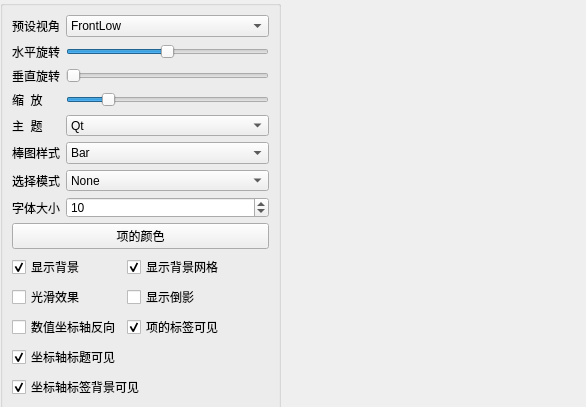
<?xml version="1.0" encoding="UTF-8"?>
<ui version="4.0">
 <class>MainWindow</class>
 <widget class="QMainWindow" name="MainWindow">
  <property name="geometry">
   <rect>
    <x>0</x>
    <y>0</y>
    <width>586</width>
    <height>407</height>
   </rect>
  </property>
  <property name="windowTitle">
   <string>MainWindow</string>
  </property>
  <widget class="QWidget" name="centralwidget">
   <widget class="QGroupBox" name="groupBox">
    <property name="geometry">
     <rect>
      <x>0</x>
      <y>0</y>
      <width>281</width>
      <height>411</height>
     </rect>
    </property>
    <property name="title">
     <string/>
    </property>
    <layout class="QVBoxLayout" name="verticalLayout">
     <item>
      <layout class="QGridLayout" name="gridLayout">
       <item row="0" column="0">
        <widget class="QLabel" name="label_5">
         <property name="text">
          <string>预设视角</string>
         </property>
         <property name="buddy">
          <cstring>comboCamera</cstring>
         </property>
        </widget>
       </item>
       <item row="0" column="1">
        <widget class="QComboBox" name="comboCamera">
         <item>
          <property name="text">
           <string>FrontLow</string>
          </property>
         </item>
         <item>
          <property name="text">
           <string>Front</string>
          </property>
         </item>
         <item>
          <property name="text">
           <string>FrontHigh</string>
          </property>
         </item>
         <item>
          <property name="text">
           <string>LeftLow</string>
          </property>
         </item>
         <item>
          <property name="text">
           <string>Left</string>
          </property>
         </item>
         <item>
          <property name="text">
           <string>LeftHigh</string>
          </property>
         </item>
         <item>
          <property name="text">
           <string>RightLow</string>
          </property>
         </item>
         <item>
          <property name="text">
           <string>Right</string>
          </property>
         </item>
         <item>
          <property name="text">
           <string>RightHigh</string>
          </property>
         </item>
         <item>
          <property name="text">
           <string>BehindLow</string>
          </property>
         </item>
         <item>
          <property name="text">
           <string>Behind</string>
          </property>
         </item>
         <item>
          <property name="text">
           <string>BehindHigh</string>
          </property>
         </item>
         <item>
          <property name="text">
           <string>IsometricLeft</string>
          </property>
         </item>
         <item>
          <property name="text">
           <string>IsometricLeftHigh</string>
          </property>
         </item>
         <item>
          <property name="text">
           <string>IsometricRight</string>
          </property>
         </item>
         <item>
          <property name="text">
           <string>IsometricRightHigh</string>
          </property>
         </item>
         <item>
          <property name="text">
           <string>DirectlyAbove</string>
          </property>
         </item>
         <item>
          <property name="text">
           <string>DirectlyAboveCW45</string>
          </property>
         </item>
         <item>
          <property name="text">
           <string>DirectlyAboveCCW45</string>
          </property>
         </item>
         <item>
          <property name="text">
           <string>FrontBelow</string>
          </property>
         </item>
         <item>
          <property name="text">
           <string>LeftBelow</string>
          </property>
         </item>
         <item>
          <property name="text">
           <string>RightBelow</string>
          </property>
         </item>
         <item>
          <property name="text">
           <string>BehindBelow</string>
          </property>
         </item>
         <item>
          <property name="text">
           <string>DirectlyBelow</string>
          </property>
         </item>
        </widget>
       </item>
       <item row="1" column="0">
        <widget class="QLabel" name="label_6">
         <property name="text">
          <string>水平旋转</string>
         </property>
         <property name="buddy">
          <cstring>sliderH</cstring>
         </property>
        </widget>
       </item>
       <item row="1" column="1">
        <widget class="QSlider" name="sliderH">
         <property name="minimum">
          <number>-180</number>
         </property>
         <property name="maximum">
          <number>180</number>
         </property>
         <property name="orientation">
          <enum>Qt::Horizontal</enum>
         </property>
        </widget>
       </item>
       <item row="2" column="0">
        <widget class="QLabel" name="label_7">
         <property name="text">
          <string>垂直旋转</string>
         </property>
         <property name="buddy">
          <cstring>sliderV</cstring>
         </property>
        </widget>
       </item>
       <item row="2" column="1">
        <widget class="QSlider" name="sliderV">
         <property name="minimum">
          <number>0</number>
         </property>
         <property name="maximum">
          <number>90</number>
         </property>
         <property name="orientation">
          <enum>Qt::Horizontal</enum>
         </property>
        </widget>
       </item>
       <item row="3" column="0">
        <widget class="QLabel" name="label_8">
         <property name="text">
          <string>缩  放</string>
         </property>
         <property name="buddy">
          <cstring>sliderZoom</cstring>
         </property>
        </widget>
       </item>
       <item row="3" column="1">
        <widget class="QSlider" name="sliderZoom">
         <property name="minimum">
          <number>10</number>
         </property>
         <property name="maximum">
          <number>500</number>
         </property>
         <property name="value">
          <number>100</number>
         </property>
         <property name="orientation">
          <enum>Qt::Horizontal</enum>
         </property>
        </widget>
       </item>
       <item row="4" column="0">
        <widget class="QLabel" name="label">
         <property name="text">
          <string>主  题</string>
         </property>
         <property name="buddy">
          <cstring>cBoxTheme</cstring>
         </property>
        </widget>
       </item>
       <item row="4" column="1">
        <widget class="QComboBox" name="cBoxTheme">
         <item>
          <property name="text">
           <string>Qt</string>
          </property>
         </item>
         <item>
          <property name="text">
           <string>Primary Colors</string>
          </property>
         </item>
         <item>
          <property name="text">
           <string>Digia</string>
          </property>
         </item>
         <item>
          <property name="text">
           <string>StoneMoss</string>
          </property>
         </item>
         <item>
          <property name="text">
           <string>ArmyBlue</string>
          </property>
         </item>
         <item>
          <property name="text">
           <string>Retro</string>
          </property>
         </item>
         <item>
          <property name="text">
           <string>Ebony</string>
          </property>
         </item>
         <item>
          <property name="text">
           <string>Isabelle</string>
          </property>
         </item>
        </widget>
       </item>
       <item row="5" column="0">
        <widget class="QLabel" name="label_2">
         <property name="text">
          <string>棒图样式</string>
         </property>
         <property name="buddy">
          <cstring>cBoxBarStyle</cstring>
         </property>
        </widget>
       </item>
       <item row="5" column="1">
        <widget class="QComboBox" name="cBoxBarStyle">
         <item>
          <property name="text">
           <string>Bar</string>
          </property>
         </item>
         <item>
          <property name="text">
           <string>Cube</string>
          </property>
         </item>
         <item>
          <property name="text">
           <string>Pyramid</string>
          </property>
         </item>
         <item>
          <property name="text">
           <string>Cone</string>
          </property>
         </item>
         <item>
          <property name="text">
           <string>Cylinder</string>
          </property>
         </item>
         <item>
          <property name="text">
           <string>BevelBar</string>
          </property>
         </item>
         <item>
          <property name="text">
           <string>BevelCube</string>
          </property>
         </item>
         <item>
          <property name="text">
           <string>Sphere</string>
          </property>
         </item>
         <item>
          <property name="text">
           <string>Minimal</string>
          </property>
         </item>
         <item>
          <property name="text">
           <string>Arrow</string>
          </property>
         </item>
         <item>
          <property name="text">
           <string>Point</string>
          </property>
         </item>
        </widget>
       </item>
       <item row="6" column="0">
        <widget class="QLabel" name="label_3">
         <property name="text">
          <string>选择模式</string>
         </property>
         <property name="buddy">
          <cstring>cBoxSelectionMode</cstring>
         </property>
        </widget>
       </item>
       <item row="6" column="1">
        <widget class="QComboBox" name="cBoxSelectionMode">
         <item>
          <property name="text">
           <string>None</string>
          </property>
         </item>
         <item>
          <property name="text">
           <string>Item</string>
          </property>
         </item>
         <item>
          <property name="text">
           <string>Row</string>
          </property>
         </item>
         <item>
          <property name="text">
           <string>Item And Row</string>
          </property>
         </item>
         <item>
          <property name="text">
           <string>Column</string>
          </property>
         </item>
         <item>
          <property name="text">
           <string>Item And Column</string>
          </property>
         </item>
         <item>
          <property name="text">
           <string>Row And Column</string>
          </property>
         </item>
         <item>
          <property name="text">
           <string>Item Row And Column</string>
          </property>
         </item>
         <item>
          <property name="text">
           <string>Slice</string>
          </property>
         </item>
        </widget>
       </item>
       <item row="7" column="0">
        <widget class="QLabel" name="label_4">
         <property name="text">
          <string>字体大小</string>
         </property>
         <property name="buddy">
          <cstring>spinFontSize</cstring>
         </property>
        </widget>
       </item>
       <item row="7" column="1">
        <widget class="QSpinBox" name="spinFontSize">
         <property name="minimum">
          <number>5</number>
         </property>
         <property name="value">
          <number>10</number>
         </property>
        </widget>
       </item>
      </layout>
     </item>
     <item>
      <widget class="QPushButton" name="btnBarColor">
       <property name="text">
        <string>项的颜色</string>
       </property>
      </widget>
     </item>
     <item>
      <layout class="QGridLayout" name="gridLayout_2">
       <item row="0" column="0">
        <widget class="QCheckBox" name="chkBoxBackground">
         <property name="text">
          <string>显示背景</string>
         </property>
         <property name="checked">
          <bool>true</bool>
         </property>
        </widget>
       </item>
       <item row="0" column="1" colspan="2">
        <widget class="QCheckBox" name="chkBoxGrid">
         <property name="text">
          <string>显示背景网格</string>
         </property>
         <property name="checked">
          <bool>true</bool>
         </property>
        </widget>
       </item>
       <item row="1" column="0">
        <widget class="QCheckBox" name="chkBoxSmooth">
         <property name="text">
          <string>光滑效果</string>
         </property>
        </widget>
       </item>
       <item row="1" column="1" colspan="2">
        <widget class="QCheckBox" name="chkBoxReflection">
         <property name="text">
          <string>显示倒影</string>
         </property>
        </widget>
       </item>
       <item row="2" column="0">
        <widget class="QCheckBox" name="chkBoxReverse">
         <property name="text">
          <string>数值坐标轴反向</string>
         </property>
        </widget>
       </item>
       <item row="2" column="1" colspan="2">
        <widget class="QCheckBox" name="chkBoxItemLabel">
         <property name="text">
          <string>项的标签可见</string>
         </property>
         <property name="checked">
          <bool>true</bool>
         </property>
        </widget>
       </item>
       <item row="3" column="0">
        <widget class="QCheckBox" name="chkBoxAxisTitle">
         <property name="text">
          <string>坐标轴标题可见</string>
         </property>
         <property name="checked">
          <bool>true</bool>
         </property>
        </widget>
       </item>
       <item row="3" column="2">
        <spacer name="horizontalSpacer">
         <property name="orientation">
          <enum>Qt::Horizontal</enum>
         </property>
         <property name="sizeHint" stdset="0">
          <size>
           <width>40</width>
           <height>20</height>
          </size>
         </property>
        </spacer>
       </item>
       <item row="4" column="0" colspan="2">
        <widget class="QCheckBox" name="chkBoxAxisBackground">
         <property name="text">
          <string>坐标轴标签背景可见</string>
         </property>
         <property name="checked">
          <bool>true</bool>
         </property>
        </widget>
       </item>
       <item row="4" column="2">
        <spacer name="horizontalSpacer_2">
         <property name="orientation">
          <enum>Qt::Horizontal</enum>
         </property>
         <property name="sizeHint" stdset="0">
          <size>
           <width>40</width>
           <height>20</height>
          </size>
         </property>
        </spacer>
       </item>
      </layout>
     </item>
     <item>
      <spacer name="verticalSpacer">
       <property name="orientation">
        <enum>Qt::Vertical</enum>
       </property>
       <property name="sizeHint" stdset="0">
        <size>
         <width>20</width>
         <height>40</height>
        </size>
       </property>
      </spacer>
     </item>
    </layout>
   </widget>
  </widget>
 </widget>
 <resources/>
 <connections/>
</ui>
